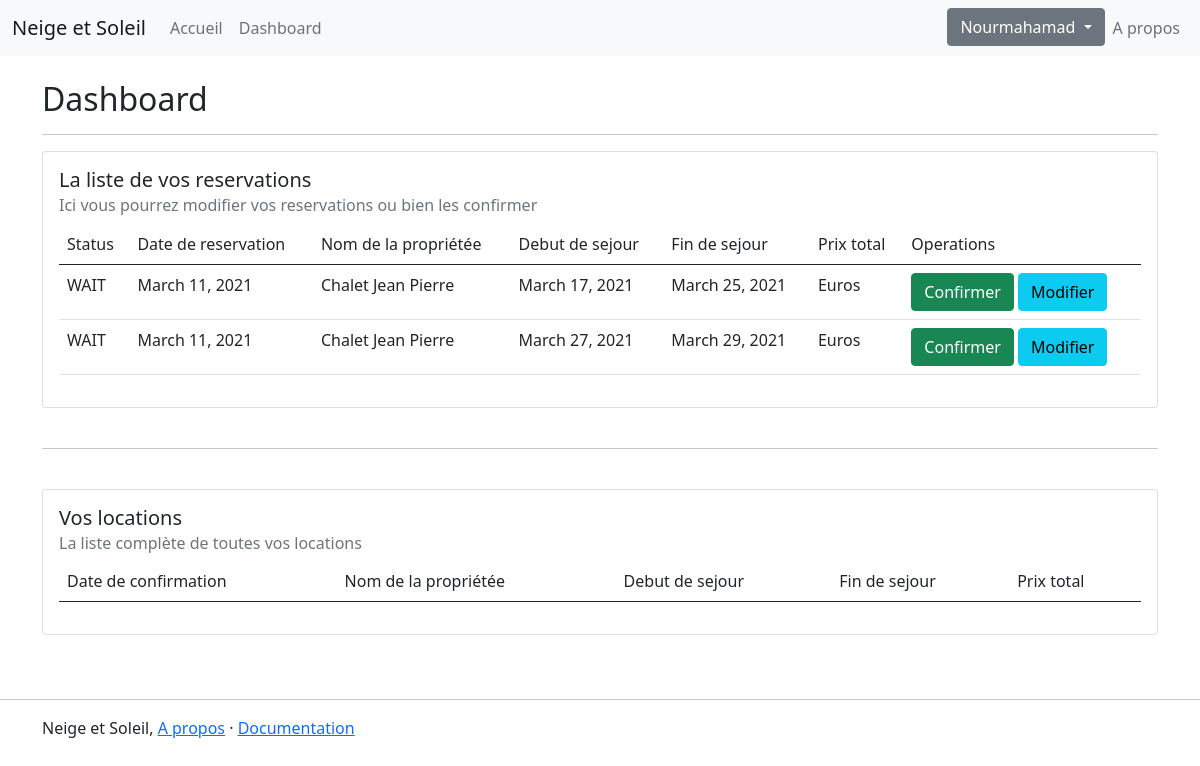
Page /dashboard/ (signed in) on the committed database.
### neige_soleil_app/models.py (models this page shows, shortened)
class Reservation(models.Model):
    ENCOURS = 'WAIT'
    ANNULER = 'CANCEL'
    STATUS_RES = [
        (ENCOURS, 'En cours'),
        (ANNULER, 'Annuler'),
    ]
    profile = models.ForeignKey(Profile, on_delete=models.CASCADE)
    propriete = models.ForeignKey(ContratProprietaire, on_delete=models.CASCADE)
    date_reservation = models.DateField(auto_now_add=True)
    date_debut_sejour = models.DateField()
    date_fin_sejour = models.DateField()
    status_reservation = models.CharField(max_length=6, choices=STATUS_RES, default=ENCOURS)

class ContratProprietaire(models.Model):
    DISPONIBLE = 'AVAIL'
    OCCUPER = 'BUSY'
    INACTIF = 'OFF'
    YEAR_IN_SCHOOL_CHOICES = [
        (DISPONIBLE, 'Disponible'),
        (OCCUPER, 'Occuper'),
        (INACTIF, 'Inactif'),
    ]
    profileproprietaire = models.ForeignKey(ProfileProprietaire, on_delete=models.CASCADE)
    nom = models.CharField(max_length=200)
    description = models.TextField(max_length=1000)
    surface_habitable = models.FloatField()
    surface_balcon = models.FloatField()
    capacite = models.IntegerField()
    distance_pistes = models.FloatField()
    status = models.CharField(max_length=5, choices=YEAR_IN_SCHOOL_CHOICES, default=DISPONIBLE)

### neige_soleil_app/decorators.py (the view)
    def wrapper_func(request, *args, **kwargs):
        try:
            val = request.user.profile
            return view_func(request, *args, **kwargs)
        except ObjectDoesNotExist:
            return redirect('new_profile')

### neige_soleil_app/views.py (called while the page is built)
@login_required(login_url='login')
@known_profile
def dashboard(request):
    reservations = Reservation.objects.filter(profile=request.user.profile.id, location__isnull=True)
    locations = Location.objects.filter(reservation__profile=request.user.profile.id)
    context = {
        'reservations': reservations,
        'locations': locations
    }
    return render(request, 'neige_soleil_app/main_dashboard.html', context)

### neige_soleil_app/templates/neige_soleil_app/main_dashboard.html
{% extends 'neige_soleil_app/main_layout.html' %}
{% block content %}
    {% load static %}
    <h2>Dashboard</h2>
    <hr>
    {% include 'neige_soleil_app/list_reservations.html' %}
    <br>
    <hr>
    <br>
    {% include 'neige_soleil_app/list_locations.html' %}
{% endblock %}

### neige_soleil_app/templates/neige_soleil_app/main_layout.html (shortened to what this page needs)
<!DOCTYPE html>
<html lang="en">
<head>
    {% load static %}
    <link href="https://cdn.jsdelivr.net/npm/bootstrap@5.0.0-beta2/dist/css/bootstrap.min.css" rel="stylesheet">
</head>
<body>
    <nav class="navbar navbar-expand-lg navbar-light bg-light">
        <div class="container-fluid">
            <a class="navbar-brand" href="{% url 'main_home' %}">Neige et Soleil</a>
                <div class="collapse navbar-collapse" id="navbarNavAltMarkup">
                    <div class="navbar-nav">
                        <a class="nav-link" href="{% url 'main_home' %}">Accueil</a>
                        {% if request.user.profile %}
                            <a class="nav-link" href="{% url 'dashboard' %}">Dashboard</a>
                        {% else %}
                            <a class="nav-link" href="{% url 'new_profile' %}">Completer mon profile</a>
                        {% endif %}
                    </div>
                </div>
            <div class="d-flex">
                {% if request.user.profile %}
                    <div class="dropdown">
                        <a class="btn btn-secondary dropdown-toggle" href="#" role="button" id="dropdownMenuLink" data-bs-toggle="dropdown" aria-expanded="false">
                            {{ request.user.first_name }}
                        </a>
                    </div>
                {% else %}
                    <div class="navbar-nav">
                        <a class="nav-link" href="{% url 'logout' %}">Se deconnecter</a>
                    </div>
                {% endif %}
                <div class="navbar-nav">
                    <a class="nav-link" href="#">A propos</a>
                </div>
            </div>
        </div>
    </nav>
    <div class="container">
        <br>
        {% block content %}
        {% endblock %}
    </div>
    <br>
    <br>
    <hr class="featurette-divider">
    <footer class="container">
        <p>Neige et Soleil, <a href="#">A propos</a> &middot; <a href="#">Documentation</a></p>
    </footer>
</body>
</html>

### neige_soleil_app/templates/neige_soleil_app/list_reservations.html
<div class="card" >
    <div class="card-body">
        <h5 class="card-title">La liste de vos reservations</h5>
        <h6 class="card-subtitle mb-2 text-muted">Ici vous pourrez modifier vos reservations ou bien les confirmer</h6>
        <table class="table">
            <thead>
            <tr>
                <td>Status</td>
                <td>Date de reservation</td>
                <td>Nom de la propriétée</td>
                <td>Debut de sejour</td>
                <td>Fin de sejour</td>
                <td>Prix total</td>
                <td>Operations</td>
            </tr>
            </thead>
            <tbody>
            {% if reservations %}
                {% for reservation in reservations %}
                    <tr>
                        <td>{{ reservation.status_reservation}}</td>
                        <td>{{ reservation.date_reservation }}</td>
                        <td>{{ reservation.propriete.nom }}</td>
                        <td>{{ reservation.date_debut_sejour }}</td>
                        <td>{{ reservation.date_fin_sejour }}</td>
                        <td>{{ reservation.prixTotal | floatformat:2 }} Euros</td>
                        <td>
                            <a href="{% url 'louer' reservation.id %}"><button class="btn btn-success">Confirmer</button></a>
                            <a href="{% url 'edit_reservation' reservation.id %}"><button class="btn btn-info">Modifier</button></a>
                        </td>
                    </tr>
                {% endfor %}
            {% endif %}
            </tbody>
        </table>
    </div>
</div>

### rows in the picture
Reservation: status_reservation "WAIT", date_reservation "March 11, 2021", propriete.nom "Chalet Jean Pierre", date_debut_sejour "March 17, 2021", date_fin_sejour "March 25, 2021"
Reservation: status_reservation "WAIT", date_reservation "March 11, 2021", propriete.nom "Chalet Jean Pierre", date_debut_sejour "March 27, 2021", date_fin_sejour "March 29, 2021"

### other values in the picture
{{ request.user.first_name }} "Nourmahamad"
